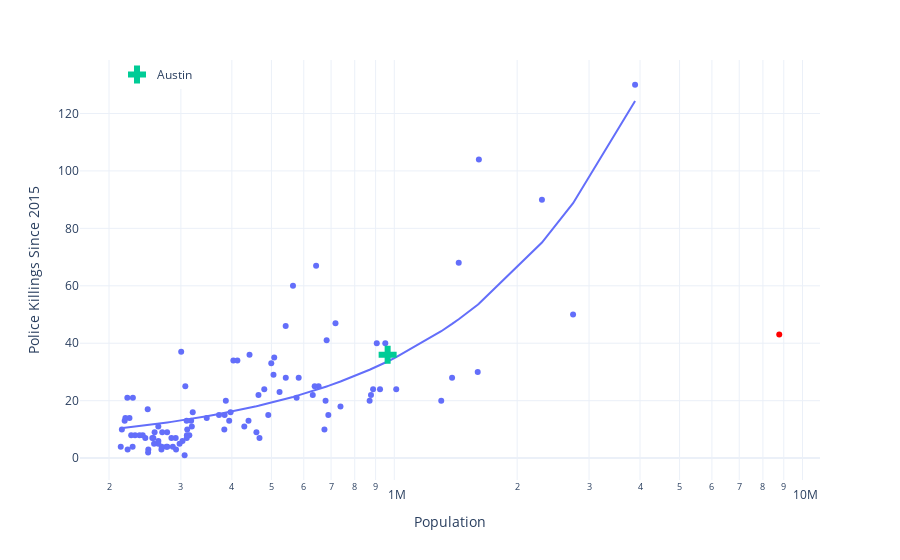

The code cell stored with this chart in its notebook:
### Code cell
# generate scatter plot with OLS regression line, dropping New York
fig_kills = px.scatter(killings_all.drop(index=9), x='pop',y='killings',hover_name='city', log_x=True, trendline='ols', color_discrete_map={'963121':'r'}, labels={'pop':'Population','killings':'Police Killings Since 2015'})

# add Austin with distinct marker
fig_kills.add_trace(go.Scatter(x= [963121], y = [36], mode='markers', marker_size=15, name='Austin', marker_symbol='cross', hovertemplate='<b>Austin, Texas</b><br>Population: %{x}<br>Police Killings: %{y}'))
fig_kills.update_layout(legend=dict(title=None, xanchor='left', x=.05))

# add New York in red
fig_kills.add_trace(go.Scatter(x= [8772978], y = [43], mode='markers', name='New York', marker_symbol='circle', hovertemplate='<b>New York, NY</b><br>Population: %{x}<br>Police Killings: %{y}', marker_color='red', showlegend=False))

fig_kills
# fig_kills.write_html('charts/cityscatter.html', config= {'displaylogo': False})

### Figure 1 — Plotly figure (JSON) as saved in the notebook; plotly's stock layout.template omitted (floating-point values rounded to 4 significant figures)
{"data": [{"hovertemplate": "<b>%{hovertext}</b><br><br>Population=%{x}<br>Police Killings Since 2015=%{y}<extra></extra>", "hovertext": ["Los Angeles", "Chicago", "Houston", "Phoenix", "Philadelphia", "San Antonio", "San Diego", "Dallas", "San Jose", "Austin", "Jacksonville", "Fort Worth", "Columbus", "Indianapolis", "Charlotte", "San Francisco", "Seattle", "Denver", "Nashville", "Oklahoma City", "El Paso", "Boston", "Portland", "Las Vegas", "Detroit", "Memphis", "Baltimore", "Milwaukee", "Albuquerque", "Fresno", "Tucson", "Sacramento", "Kansas City", "Mesa", "Atlanta", "Omaha", "Colorado Springs", "Raleigh", "Long Beach", "Virginia Beach", "Miami", "Oakland", "Minneapolis", "Tulsa", "Bakersfield", "Wichita", "Arlington", "Aurora", "Tampa", "New Orleans", "Cleveland", "Anaheim", "Stockton", "Henderson", "Corpus Christi", "Riverside", "St. Paul", "Newark", "Cincinnati", "Santa Ana", "Orlando", "Irvine", "Pittsburgh", "St. Louis", "Greensboro", "Jersey City", "Lincoln", "Plano", "Durham", "Buffalo", "Chandler", "Chula Vista", "Toledo", "Gilbert", "Madison", "North Las Vegas", "Fort Wayne", "Reno", "St. Petersburg", "Lubbock", "Irving", "Laredo", "Chesapeake", "Winston-Salem", "Glendale", "Garland", "Scottsdale", "Norfolk", "Fremont", "Spokane", "Santa Clarita", "Richmond", "Baton Rouge", "Hialeah", "San Bernardino", "Tacoma", "Modesto", "Huntsville", "Des Moines"], "legendgroup": "", "marker": {"color": "#636efa", "symbol": "circle"}, "mode": "markers", "name": "", "orientation": "v", "showlegend": false, "type": "scatter", "x": [3889834, 2741730, 2300027, 1611345, 1601005, 1438227, 1385394, 1303234, 1010908, 963121, 950463, 922592, 905860, 887382, 876747, 870014, 738172, 717630, 689248, 682760, 678598, 674272, 652388, 643292, 638176, 631326, 583132, 576301, 564648, 542159, 541859, 523416, 507932, 505860, 499586, 491168, 480213, 467425, 464759, 459373, 441889, 439341, 429014, 412629, 403401, 397117, 393985, 386580, 383980, 383282, 372032, 347089, 320745, 319055, 317852, 314655, 310942, 310350, 310113, 309888, 307603, 306389, 302777, 300528, 297808, 291927, 291383, 286668, 284400, 277908, 277556, 276466, 270041, 269206, 268846, 264216, 264169, 264116, 258658, 257882, 256873, 255336, 249679, 249349, 248797, 245478, 241933, 237591, 231673, 228850, 228487, 226670, 224480, 222153, 221784, 219383, 218459, 215043, 213699], "xaxis": "x", "y": [130, 50, 90, 104, 30, 68, 28, 20, 24, 36, 40, 24, 40, 24, 22, 20, 18, 47, 15, 41, 20, 10, 25, 67, 25, 22, 28, 21, 60, 28, 46, 23, 35, 29, 33, 15, 24, 7, 22, 9, 36, 13, 11, 34, 34, 16, 13, 20, 15, 10, 15, 14, 16, 11, 13, 8, 10, 8, 7, 13, 25, 1, 6, 37, 5, 3, 7, 4, 7, 4, 9, 4, 9, 4, 3, 6, 5, 11, 9, 5, 7, 7, 3, 2, 17, 7, 8, 8, 8, 21, 4, 8, 14, 3, 21, 14, 13, 10, 4], "yaxis": "y"}, {"hovertemplate": "<b>OLS trendline</b><br>killings = 3.09795e-05 * pop + 3.80873<br>R<sup>2</sup>=0.628717<br><br>Population=%{x}<br>Police Killings Since 2015=%{y} <b>(trend)</b><extra></extra>", "legendgroup": "", "marker": {"color": "#636efa", "symbol": "circle"}, "mode": "lines", "name": "", "showlegend": false, "type": "scatter", "x": [213699, 215043, 218459, 219383, 221784, 222153, 224480, 226670, 228487, 228850, 231673, 237591, 241933, 245478, 248797, 249349, 249679, 255336, 256873, 257882, 258658, 264116, 264169, 264216, 268846, 269206, 270041, 276466, 277556, 277908, 284400, 286668, 291383, 291927, 297808, 300528, 302777, 306389, 307603, 309888, 310113, 310350, 310942, 314655, 317852, 319055, 320745, 347089, 372032, 383282, 383980, 386580, 393985, 397117, 403401, 412629, 429014, 439341, 441889, 459373, 464759, 467425, 480213, 491168, 499586, 505860, 507932, 523416, 541859, 542159, 564648, 576301, 583132, 631326, 638176, 643292, 652388, 674272, 678598, 682760, 689248, 717630, 738172, 870014, 876747, 887382, 905860, 922592, 950463, 963121, 1010908, 1303234, 1385394, 1438227, 1601005, 1611345, 2300027, 2741730, 3889834], "xaxis": "x", "y": [10.43, 10.47, 10.58, 10.61, 10.68, 10.69, 10.76, 10.83, 10.89, 10.9, 10.99, 11.17, 11.3, 11.41, 11.52, 11.53, 11.54, 11.72, 11.77, 11.8, 11.82, 11.99, 11.99, 11.99, 12.14, 12.15, 12.17, 12.37, 12.41, 12.42, 12.62, 12.69, 12.84, 12.85, 13.03, 13.12, 13.19, 13.3, 13.34, 13.41, 13.42, 13.42, 13.44, 13.56, 13.66, 13.69, 13.75, 14.56, 15.33, 15.68, 15.7, 15.78, 16.01, 16.11, 16.31, 16.59, 17.1, 17.42, 17.5, 18.04, 18.21, 18.29, 18.69, 19.02, 19.29, 19.48, 19.54, 20.02, 20.6, 20.6, 21.3, 21.66, 21.87, 23.37, 23.58, 23.74, 24.02, 24.7, 24.83, 24.96, 25.16, 26.04, 26.68, 30.76, 30.97, 31.3, 31.87, 32.39, 33.25, 33.65, 35.13, 44.18, 46.73, 48.36, 53.41, 53.73, 75.06, 88.75, 124.3], "yaxis": "y"}, {"hovertemplate": "<b>Austin, Texas</b><br>Population: %{x}<br>Police Killings: %{y}", "marker": {"size": 15, "symbol": "cross"}, "mode": "markers", "name": "Austin", "type": "scatter", "x": [963121], "y": [36]}, {"hovertemplate": "<b>New York, NY</b><br>Population: %{x}<br>Police Killings: %{y}", "marker": {"color": "red", "symbol": "circle"}, "mode": "markers", "name": "New York", "showlegend": false, "type": "scatter", "x": [8772978], "y": [43]}], "layout": {"legend": {"title": {}, "tracegroupgap": 0, "x": 0.05, "xanchor": "left"}, "margin": {"t": 60}, "xaxis": {"anchor": "y", "domain": [0, 1], "title": {"text": "Population"}, "type": "log"}, "yaxis": {"anchor": "x", "domain": [0, 1], "title": {"text": "Police Killings Since 2015"}}}}
